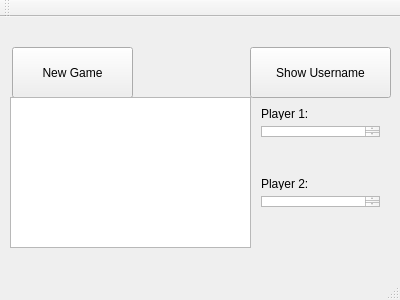
<?xml version="1.0" encoding="UTF-8"?>
<ui version="4.0">
 <class>connection</class>
 <widget class="QMainWindow" name="connection">
  <property name="geometry">
   <rect>
    <x>0</x>
    <y>0</y>
    <width>400</width>
    <height>300</height>
   </rect>
  </property>
  <property name="windowTitle">
   <string>connection</string>
  </property>
  <widget class="QWidget" name="centralWidget">
   <widget class="QPushButton" name="pushButton">
    <property name="geometry">
     <rect>
      <x>12</x>
      <y>30</y>
      <width>121</width>
      <height>51</height>
     </rect>
    </property>
    <property name="text">
     <string>New Game</string>
    </property>
   </widget>
   <widget class="QTextBrowser" name="textBrowser">
    <property name="geometry">
     <rect>
      <x>10</x>
      <y>80</y>
      <width>241</width>
      <height>151</height>
     </rect>
    </property>
   </widget>
   <widget class="QPushButton" name="pushButton_2">
    <property name="geometry">
     <rect>
      <x>250</x>
      <y>30</y>
      <width>141</width>
      <height>51</height>
     </rect>
    </property>
    <property name="text">
     <string>Show Username</string>
    </property>
   </widget>
   <widget class="QWidget" name="">
    <property name="geometry">
     <rect>
      <x>250</x>
      <y>150</y>
      <width>141</width>
      <height>51</height>
     </rect>
    </property>
    <layout class="QVBoxLayout" name="verticalLayout">
     <item>
      <widget class="QLabel" name="label_2">
       <property name="text">
        <string>Player 2:</string>
       </property>
      </widget>
     </item>
     <item>
      <widget class="QTextBrowser" name="textBrowser_3"/>
     </item>
    </layout>
   </widget>
   <widget class="QWidget" name="">
    <property name="geometry">
     <rect>
      <x>250</x>
      <y>80</y>
      <width>141</width>
      <height>51</height>
     </rect>
    </property>
    <layout class="QVBoxLayout" name="verticalLayout_2">
     <item>
      <widget class="QLabel" name="label">
       <property name="text">
        <string>Player 1:</string>
       </property>
      </widget>
     </item>
     <item>
      <widget class="QTextBrowser" name="textBrowser_2"/>
     </item>
    </layout>
   </widget>
  </widget>
  <widget class="QMenuBar" name="menuBar">
   <property name="geometry">
    <rect>
     <x>0</x>
     <y>0</y>
     <width>400</width>
     <height>22</height>
    </rect>
   </property>
  </widget>
  <widget class="QToolBar" name="mainToolBar">
   <attribute name="toolBarArea">
    <enum>TopToolBarArea</enum>
   </attribute>
   <attribute name="toolBarBreak">
    <bool>false</bool>
   </attribute>
  </widget>
  <widget class="QStatusBar" name="statusBar"/>
 </widget>
 <layoutdefault spacing="6" margin="11"/>
 <resources/>
 <connections/>
</ui>
